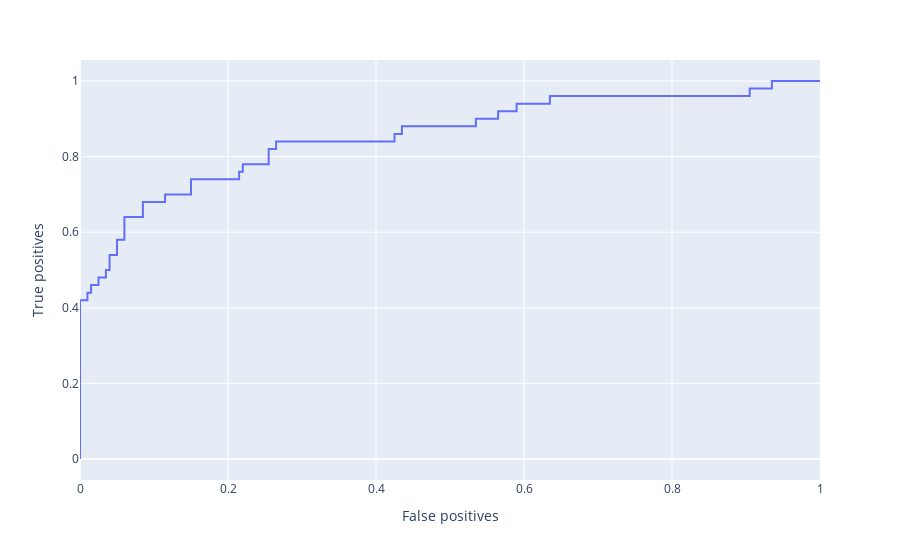

This figure's notebook cell:
### Code cell
#plot the ROC_curve and precision recall curve
y_pred=svc.decision_function(x_test_normalized)
fp,tp,_=roc_curve(y_test,y_pred)

fig = px.line(x=fp,y=tp)
fig.update_xaxes(title_text='False positives')
fig.update_yaxes(title_text='True positives')
fig.show()

### Figure 1 — Plotly figure (JSON) as saved in the notebook; plotly's stock layout.template omitted (floating-point values rounded to 4 significant figures)
{"data": [{"hovertemplate": "x=%{x}<br>y=%{y}<extra></extra>", "legendgroup": "", "line": {"color": "#636efa", "dash": "solid"}, "mode": "lines", "name": "", "orientation": "v", "showlegend": false, "type": "scatter", "x": [0, 0, 0, 0.01, 0.01, 0.015, 0.015, 0.025, 0.025, 0.035, 0.035, 0.04, 0.04, 0.05, 0.05, 0.06, 0.06, 0.085, 0.085, 0.115, 0.115, 0.15, 0.15, 0.215, 0.215, 0.22, 0.22, 0.255, 0.255, 0.265, 0.265, 0.425, 0.425, 0.435, 0.435, 0.535, 0.535, 0.565, 0.565, 0.59, 0.59, 0.635, 0.635, 0.905, 0.905, 0.935, 0.935, 1], "xaxis": "x", "y": [0, 0.02, 0.42, 0.42, 0.44, 0.44, 0.46, 0.46, 0.48, 0.48, 0.5, 0.5, 0.54, 0.54, 0.58, 0.58, 0.64, 0.64, 0.68, 0.68, 0.7, 0.7, 0.74, 0.74, 0.76, 0.76, 0.78, 0.78, 0.82, 0.82, 0.84, 0.84, 0.86, 0.86, 0.88, 0.88, 0.9, 0.9, 0.92, 0.92, 0.94, 0.94, 0.96, 0.96, 0.98, 0.98, 1, 1], "yaxis": "y"}], "layout": {"legend": {"tracegroupgap": 0}, "margin": {"t": 60}, "xaxis": {"anchor": "y", "domain": [0, 1], "title": {"text": "False positives"}}, "yaxis": {"anchor": "x", "domain": [0, 1], "title": {"text": "True positives"}}}}
